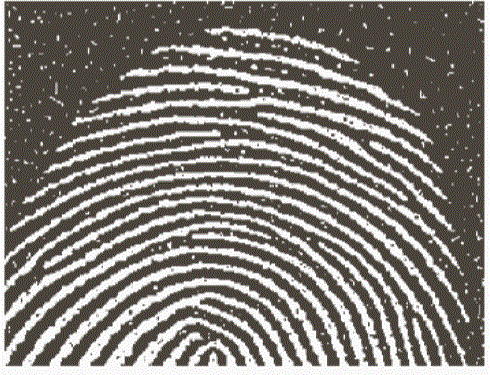
%> input picture Lab8/fingerprints.GIF, 490 x 375 px
$ octave Task4_FingerPrintNoiseRemoval.m   (GNU Octave 9; MATLAB toolbox functions it lacks are replaced by stand-ins)
%> lines starting %> are read from the running program, lines starting %| are printed output that depends on the picture
close all
clear all
img=imread('fingerprints.GIF');
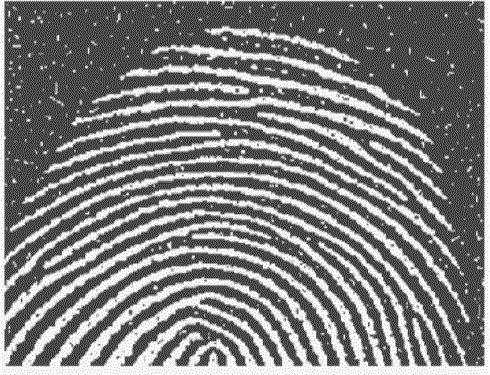
%> img: size 375x490 uint8; min 49, max 251, mean 127.7
SeE=strel('square',5);
imgEOut=imerode(img,SeE);
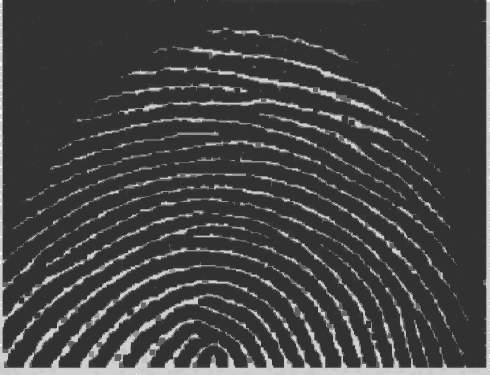
%> imgEOut: size 375x490 uint8; min 49, max 251, mean 67.8
SeD=strel('square',3);
imgDOut=imdilate(imgEOut,SeD);
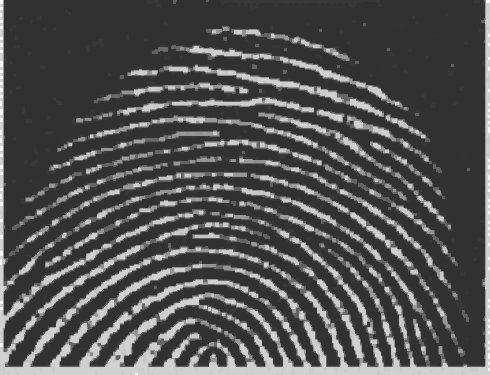
%> imgDOut: size 375x490 uint8; min 49, max 251, mean 82.3

%imshow(imgOut);
% extrnal  dilated img ko and karna hai not of orignl img k sath
%negImg=255-img;
%resImg=imgOut&negImg;
subplot(1,2,1),imshow(img),title('Orginal Image');
subplot(1,2,2),imshow(imgDOut),title('After errosion and dilation');
